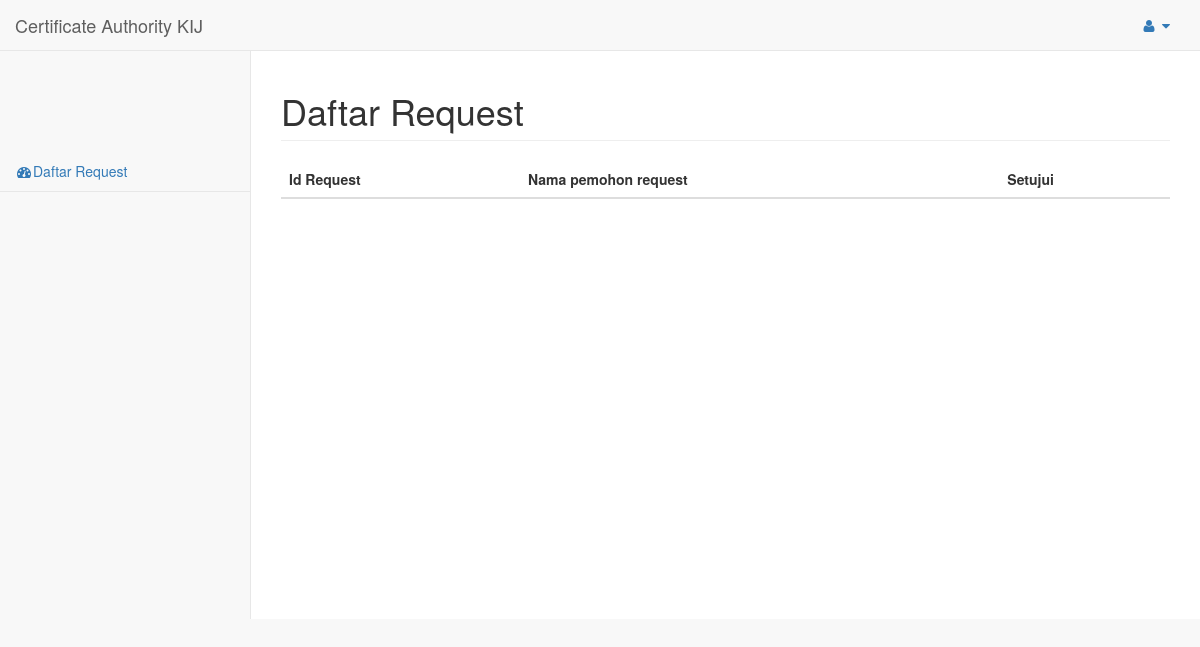
Page /index.php/beranda_admin on the earlier database version.
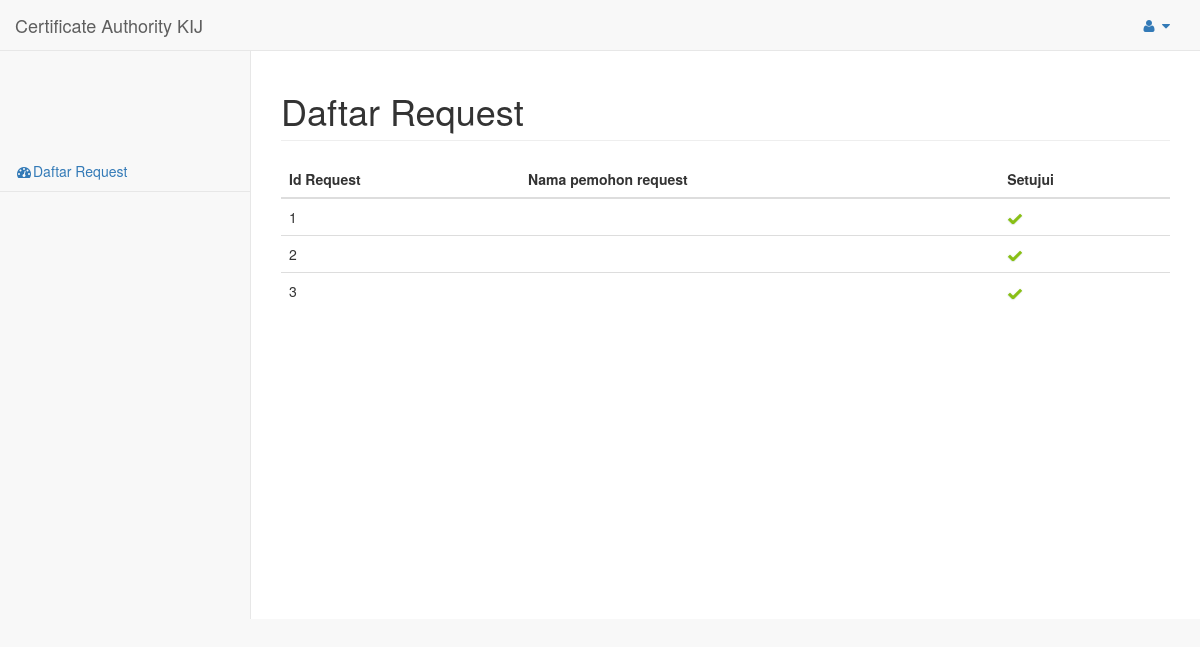
Same page on the later database version.
### tables this page shows
CREATE TABLE IF NOT EXISTS `certificate` (
`id_certificate` int(11) NOT NULL,
  `id_user` int(11) NOT NULL,
  `tanggal` timestamp NOT NULL DEFAULT CURRENT_TIMESTAMP,
  `nama_user` varchar(25) DEFAULT NULL,
  `email_user` varchar(25) DEFAULT NULL,
  `kode_negara_user` int(11) DEFAULT NULL,
  `provinsi_user` varchar(25) DEFAULT NULL,
  `kota_user` varchar(25) DEFAULT NULL,
  `nama_organisasi` varchar(25) DEFAULT NULL,
  `unit_organisasi` varchar(25) DEFAULT NULL,
  `challenge_password` varchar(25) DEFAULT NULL,
  `optional_company` varchar(25) DEFAULT NULL,
  `url_certificate` varchar(25) NOT NULL,
  `status_certificate` int(11) NOT NULL,
  `url` varchar(1000) NOT NULL
);

### application/controllers/beranda_admin.php (called while the page is built, shortened)
<?php if ( ! defined('BASEPATH')) exit('No direct script access allowed');
class Beranda_admin extends CI_Controller {
	function __construct()
	{
		$this->load->model('mdl_beranda_admin', 'beranda_admin');
	}
	function index()
	{
		$config['per_page'] = '100';
		$data['results'] = $this->beranda_admin->getItem($config['per_page'], $this->uri->segment(3));
		$this->load->view('beranda/beranda_admin', $data);
	}
}

### index.php (called while the page is built, shortened)
<?php
require_once BASEPATH.'core/CodeIgniter.php';

### application/config/config.php (called while the page is built)
<?php  if ( ! defined('BASEPATH')) exit('No direct script access allowed');
$config['base_url']	= '';
$config['index_page'] = 'index.php';
$config['uri_protocol']	= 'AUTO';
$config['url_suffix'] = '';
$config['language']	= 'english';
$config['charset'] = 'UTF-8';
$config['enable_hooks'] = FALSE;
$config['subclass_prefix'] = 'MY_';
$config['permitted_uri_chars'] = 'a-z 0-9~%.:_\-';
$config['allow_get_array']		= TRUE;
$config['enable_query_strings'] = FALSE;
$config['controller_trigger']	= 'c';
$config['function_trigger']		= 'm';
$config['directory_trigger']	= 'd';
$config['log_threshold'] = 0;
$config['log_path'] = '';
$config['log_date_format'] = 'Y-m-d H:i:s';
$config['cache_path'] = '';
$config['encryption_key'] = '';
$config['sess_cookie_name']		= 'ci_session';
$config['sess_expiration']		= 7200;
$config['sess_expire_on_close']	= FALSE;
$config['sess_encrypt_cookie']	= FALSE;
$config['sess_use_database']	= FALSE;
$config['sess_table_name']		= 'ci_sessions';
$config['sess_match_ip']		= FALSE;
$config['sess_match_useragent']	= TRUE;
$config['sess_time_to_update']	= 300;
$config['cookie_prefix']	= "";
$config['cookie_domain']	= "";
$config['cookie_path']		= "/";
$config['cookie_secure']	= FALSE;
$config['global_xss_filtering'] = FALSE;
$config['csrf_protection'] = FALSE;
$config['csrf_token_name'] = 'csrf_test_name';
$config['csrf_cookie_name'] = 'csrf_cookie_name';
$config['csrf_expire'] = 7200;
$config['compress_output'] = FALSE;
$config['time_reference'] = 'local';
$config['rewrite_short_tags'] = FALSE;
$config['proxy_ips'] = '';

### application/models/mdl_beranda_admin.php (called while the page is built, shortened)
<?php if(!defined('BASEPATH')) exit('No direct script allowed');
class Mdl_beranda_admin extends CI_Model{
	function getItem($num=0, $offset=0)
	{
		$this->db->flush_cache();
		$this->db->select('id_certificate, nama_certificate');
		$this->db->from('certificate');
		$this->db->limit($num, $offset);
		return $this->db->get();
	}
}

### application/views/beranda/beranda_admin.php (the view, shortened to what this page needs)
<!DOCTYPE html>
<html lang="en">
<head>
    <link href="<?php echo base_url('asset/bower_components/bootstrap/dist/css/bootstrap.min.css');?>" rel="stylesheet">
    <link href="<?php echo base_url('asset/bower_components/metisMenu/dist/metisMenu.min.css');?>" rel="stylesheet">
    <link href="<?php echo base_url('asset/dist/css/timeline.css');?>" rel="stylesheet">
    <link href="<?php echo base_url('asset/dist/css/sb-admin-2.css');?>" rel="stylesheet">
    <link href="<?php echo base_url('asset/bower_components/morrisjs/morris.css');?>" rel="stylesheet">
    <link href="<?php echo base_url('asset/bower_components/font-awesome/css/font-awesome.min.css');?>" rel="stylesheet">
</head>
<body>
    <div id="wrapper">
        <nav class="navbar navbar-default navbar-static-top" role="navigation" style="margin-bottom: 0">
            <div class="navbar-header">
                <a class="navbar-brand" href="index.html">Certificate Authority KIJ</a>
            </div>
            <ul class="nav navbar-top-links navbar-right">
                <li class="dropdown">
                    <a class="dropdown-toggle" data-toggle="dropdown" href="#">
                        <i class="fa fa-user fa-fw"></i>  <i class="fa fa-caret-down"></i>
                    </a>
                </li>
            </ul>
            <div class="navbar-default sidebar" role="navigation">
                <div class="sidebar-nav navbar-collapse">
                    <ul class="nav" id="side-menu">
                        <br>
                        <br>
                        <br>
                        <br>
                        <br>
                        <li>
                            <a href="<?php echo site_url('beranda_admin');?>"><i class="fa fa-dashboard fa-fw" ></i>Daftar Request</a>
                        </li>
                    </ul>
                </div>
            </div>
        </nav>
        <div id="page-wrapper">
            <div class="row">
                <div class="col-lg-12">
                    <h1 class="page-header">Daftar Request</h1>
                    <div class="no-margin">
                <table class="table" cellspacing="0" width="100%">
                <thead>
                    <tr>
                        <th align="left" valign="top" scope="col">Id Request</th>
                        <th align="left" valign="top" scope="col">Nama pemohon request</th>
                        <th align="left" valign="top" scope="col">Setujui</th>
                    </tr>
                </thead>
                <tbody>
                    <?php foreach($results->result() as $row)
                    {?>
                    <tr>
                        <td align="left" valign="top"><?=$row->id_certificate?> </td>
                        <td align="left" valign="top"><?=$row->nama_certificate?></td>
                        <td align="left" valign="top" class="table-actions">
                            <?php
                                echo anchor('beranda_admin/sign/'.$row->id_certificate, '<img src="'.base_url().'asset/approved.png" width="16" height="16">', array('class'=>'with-tip', 'title'=>'Edit'));
                            ?>
                        </td>
                    </tr>
                    <?php
                    }?>
                </tbody>
            </table>
            </div>
                </div>
            </div>
        </div>
    </div>
</body>
</html>

Differences in the rows shown:
added certificate: id_certificate "1"
added certificate: id_certificate "2"
added certificate: id_certificate "3"
